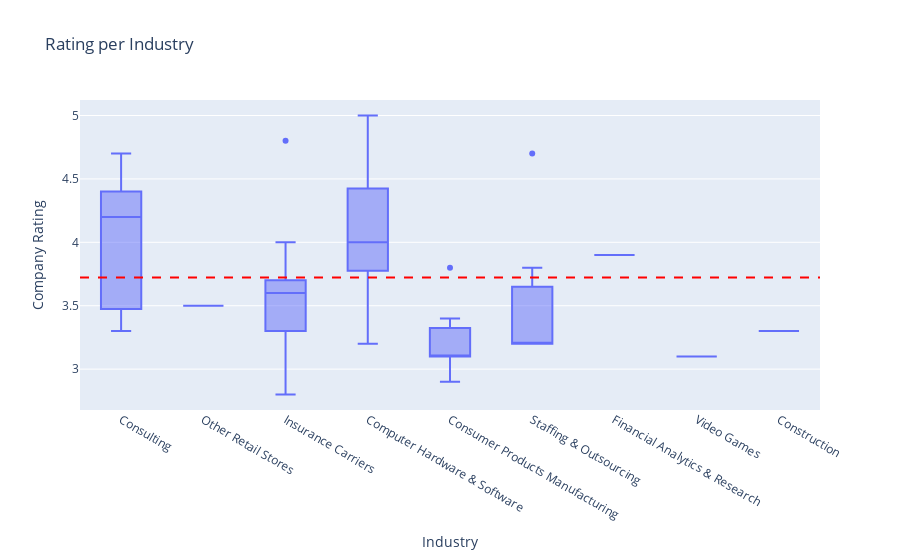

Source (notebook cell):
### Markdown cell above
When comparing the industries I have experience in to the different types of business ownerships, I notice some differences. Among the industries I have experience in, only Construction falls completely below $50,000. In contrast, the industries I'm skilled in tend to average fairly close to or well above $100,000.

### Code cell
industry_rating = px.box(
    industry,
    x='Industry',
    y='Rating',
    title='Rating per Industry',
    labels={'Rating': 'Company Rating'}
)

mean_rating = ds['Rating'].mean()

industry_rating.add_hline(
    y=mean_rating,
    line_dash="dash",
    line_color="red"
)

industry_rating.show()

### Figure 1 — Plotly figure (JSON) as saved in the notebook; plotly's stock layout.template omitted (floating-point values rounded to 4 significant figures)
{"data": [{"alignmentgroup": "True", "hovertemplate": "Industry=%{x}<br>Company Rating=%{y}<extra></extra>", "legendgroup": "", "marker": {"color": "#636efa"}, "name": "", "notched": false, "offsetgroup": "", "orientation": "v", "showlegend": false, "type": "box", "x": ["Consulting", "Other Retail Stores", "Insurance Carriers", "Insurance Carriers", "Computer Hardware & Software", "Insurance Carriers", "Consumer Products Manufacturing", "Insurance Carriers", "Consulting", "Computer Hardware & Software", "Staffing & Outsourcing", "Computer Hardware & Software", "Computer Hardware & Software", "Computer Hardware & Software", "Consulting", "Financial Analytics & Research", "Insurance Carriers", "Consulting", "Computer Hardware & Software", "Computer Hardware & Software", "Computer Hardware & Software", "Consulting", "Staffing & Outsourcing", "Consulting", "Consumer Products Manufacturing", "Consulting", "Computer Hardware & Software", "Insurance Carriers", "Consulting", "Consumer Products Manufacturing", "Insurance Carriers", "Insurance Carriers", "Computer Hardware & Software", "Computer Hardware & Software", "Insurance Carriers", "Insurance Carriers", "Financial Analytics & Research", "Insurance Carriers", "Computer Hardware & Software", "Computer Hardware & Software", "Insurance Carriers", "Consulting", "Video Games", "Computer Hardware & Software", "Consulting", "Consulting", "Insurance Carriers", "Consulting", "Insurance Carriers", "Staffing & Outsourcing", "Insurance Carriers", "Consulting", "Insurance Carriers", "Computer Hardware & Software", "Insurance Carriers", "Computer Hardware & Software", "Computer Hardware & Software", "Insurance Carriers", "Insurance Carriers", "Computer Hardware & Software", "Consumer Products Manufacturing", "Insurance Carriers", "Consulting", "Insurance Carriers", "Computer Hardware & Software", "Insurance Carriers", "Consumer Products Manufacturing", "Insurance Carriers", "Consulting", "Financial Analytics & Research", "Construction", "Consumer Products Manufacturing", "Computer Hardware & Software", "Insurance Carriers", "Insurance Carriers", "Financial Analytics & Research", "Computer Hardware & Software", "Insurance Carriers", "Computer Hardware & Software", "Consulting", "Consumer Products Manufacturing", "Computer Hardware & Software", "Insurance Carriers", "Insurance Carriers", "Insurance Carriers", "Staffing & Outsourcing", "Insurance Carriers", "Consumer Products Manufacturing", "Computer Hardware & Software", "Consumer Products Manufacturing", "Computer Hardware & Software", "Computer Hardware & Software", "Staffing & Outsourcing", "Computer Hardware & Software", "Consulting", "Insurance Carriers", "Consulting", "Computer Hardware & Software", "Video Games", "Computer Hardware & Software", "Consulting", "Computer Hardware & Software", "Computer Hardware & Software", "Insurance Carriers", "Computer Hardware & Software", "Computer Hardware & Software", "Insurance Carriers", "Staffing & Outsourcing", "Consumer Products Manufacturing", "Insurance Carriers", "Staffing & Outsourcing", "Computer Hardware & Software", "Insurance Carriers", "Computer Hardware & Software", "Insurance Carriers", "Consulting", "Computer Hardware & Software", "Insurance Carriers", "Consulting", "Consumer Products Manufacturing", "Computer Hardware & Software"], "x0": " ", "xaxis": "x", "y": [3.8, 3.5, 4, 3.7, 3.5, 3.5, 3.4, 3.3, 4.3, 4.7, 3.2, 4, 4, 4.3, 4, 3.9, 3.1, 4.2, 4.7, 4.5, 4, 4.7, 3.8, 4.4, 2.9, 3.4, 4.3, 3.8, 4.4, 3.4, 3.6, 3.8, 3.5, 4, 3.3, 3.4, 3.9, 3.7, 3.7, 4, 4.8, 4.3, 3.1, 4, 4.7, 4.2, 3.4, 3.4, 3.7, 3.2, 3.9, 4.2, 3.6, 4, 3.6, 3.5, 3.8, 3.5, 3.6, 3.7, 3.1, 3.6, 4.4, 4, 4.4, 3.3, 3.1, 3.3, 4.5, 3.9, 3.3, 3.1, 4.8, 3.4, 3.6, 3.9, 4.3, 3.3, 3.9, 3.4, 3.1, 3.5, 3.4, 3.7, 3, 4.7, 3.3, 3.1, 3.9, 3.1, 4.7, 4.7, 3.2, 3.7, 3.5, 3.7, 4.6, 4, 3.1, 4.3, 3.3, 4, 3.2, 3.7, 4.7, 3.9, 3.6, 3.2, 3.1, 3.6, 3.2, 4.5, 3.8, 4.1, 2.8, 3.5, 3.5, 3.3, 3.4, 3.8, 5], "y0": " ", "yaxis": "y"}], "layout": {"boxmode": "group", "legend": {"tracegroupgap": 0}, "shapes": [{"line": {"color": "red", "dash": "dash"}, "type": "line", "x0": 0, "x1": 1, "xref": "x domain", "y0": 3.723, "y1": 3.723, "yref": "y"}], "title": {"text": "Rating per Industry"}, "xaxis": {"anchor": "y", "domain": [0, 1], "title": {"text": "Industry"}}, "yaxis": {"anchor": "x", "domain": [0, 1], "title": {"text": "Company Rating"}}}}
